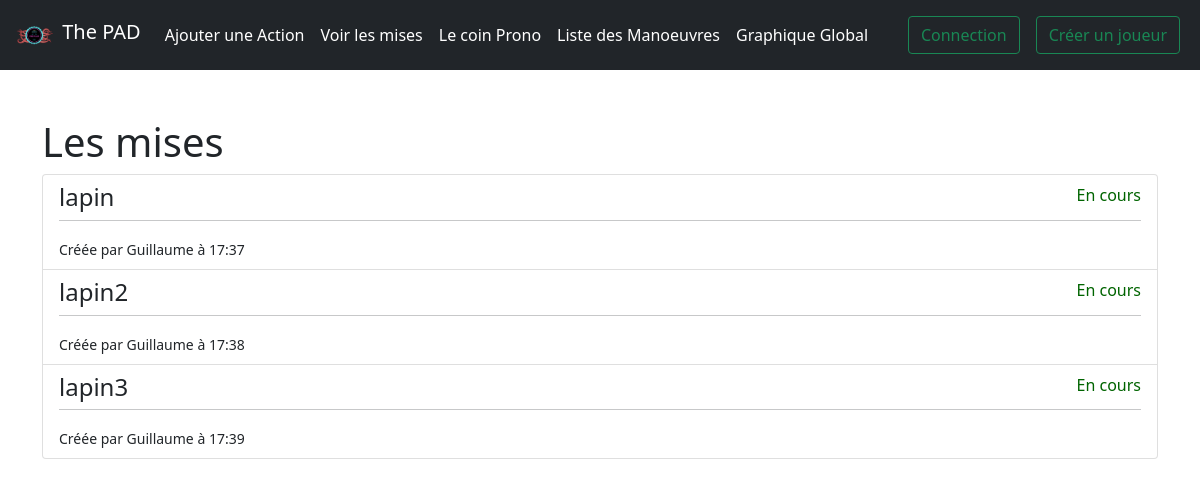
The app's page /mise, older data.
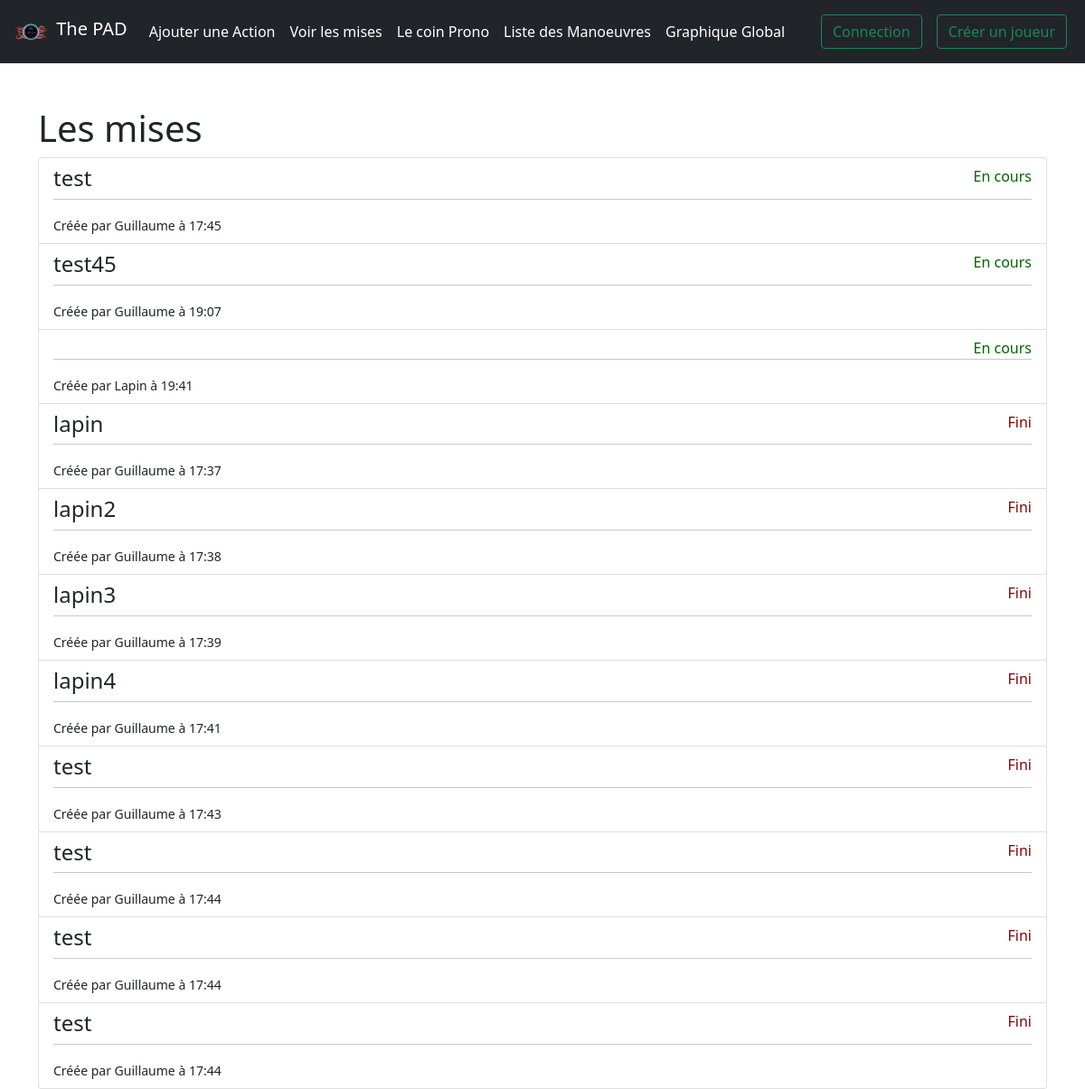
The same page, newer data.
### game/models.py (models this page shows, shortened)
class Mise(models.Model) :
    date_creation = models.DateTimeField('date', default=timezone.now)
    creator = models.ForeignKey(Player, on_delete=models.PROTECT)
    fini = models.BooleanField(default=False)
    nom = models.CharField(max_length=50)

class Player(models.Model):
    photo = models.ImageField(upload_to='photo_de_profile/', null=True, blank=True)
    description = models.CharField(max_length=50, null=True, blank=True)
    user = models.OneToOneField(User, on_delete=models.CASCADE)
    def __str__(self) :
        return self.user.username

### game/views.py (the view)
# urls.py: path('mise', views.mise, name="mise"),
def mise(request) :
    mise_list = Mise.objects.all().order_by("fini", "date_creation",)
    if request.method == "POST":
        if request.user.is_authenticated :
            nom = request.POST["miseNom"]
            if nom == None or nom == "" :
                messages.error(request, (f"Nom non valide pour la mise"))
                return redirect('game:mise')
            else :
                creator = get_object_or_404(Player, pk=request.user.player.id)
                mise = Mise(creator=creator, nom=nom, fini=False)
                mise.save()
                messages.success(request, (f"La mise {nom} a bien été ajouté !"))
                return redirect('game:mise_detail', mise_id=mise.id)
    else :
        return render(request, 'game/mise.html', {'mise_list':mise_list})

### game/templates/game/mise.html (shortened to what this page needs)
{% extends 'game/base.html' %}
{% block content %}
<div class="d-inline-block">
  <h1>Les mises</h1>
</div>
<div class="list-group">
  {% for mise in mise_list %}
    <a href="{% url 'game:mise_detail' mise.id %}" class="list-group-item list-group-item-action" id="listIem{{mise.id}}">
      <h4 style="text-align:left;float:left;">{{ mise.nom }}</h4>
      {% if mise.fini %}
        <div style="text-align:right;float:right;color:darkred;"> Fini </div>
      {% else %}
        <div style="text-align:right;float:right;color:darkgreen"> En cours </div>
      {% endif %}
      <hr style="clear:both;"/>
      <small>Créée par {{ mise.creator }} à {{ mise.date_creation|date:"H:i" }}</small>
    </a>
  {% endfor %}
</div>
{% endblock %}

Row changes from the older to the newer data that the page shows:
added Mise: nom "test", fini "En cours", creator "Guillaume", date_creation "17:45"
added Mise: nom "test45", fini "En cours", creator "Guillaume", date_creation "19:07"
added Mise: fini "En cours", creator "Lapin", date_creation "19:41"
changed Mise "lapin": fini "En cours" → "Fini"
changed Mise "lapin2": fini "En cours" → "Fini"
changed Mise "lapin3": fini "En cours" → "Fini"
added Mise: nom "lapin4", fini "Fini", creator "Guillaume", date_creation "17:41"
added Mise: nom "test", fini "Fini", creator "Guillaume", date_creation "17:43"
added Mise: nom "test", fini "Fini", creator "Guillaume", date_creation "17:44"
added Mise: nom "test", fini "Fini", creator "Guillaume", date_creation "17:44"
added Mise: nom "test", fini "Fini", creator "Guillaume", date_creation "17:44"
